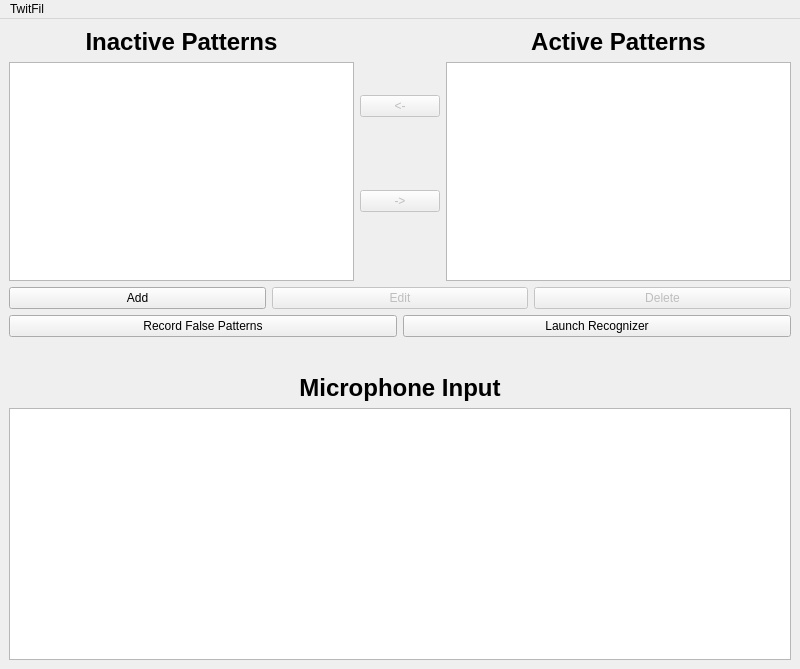
<?xml version="1.0" encoding="UTF-8"?>
<ui version="4.0">
 <class>MainWindow</class>
 <widget class="QMainWindow" name="MainWindow">
  <property name="geometry">
   <rect>
    <x>0</x>
    <y>0</y>
    <width>800</width>
    <height>669</height>
   </rect>
  </property>
  <property name="windowTitle">
   <string>TwitFil</string>
  </property>
  <widget class="QWidget" name="centralwidget">
   <layout class="QVBoxLayout" name="verticalLayout">
    <item>
     <layout class="QVBoxLayout" name="mainLayout">
      <property name="spacing">
       <number>-1</number>
      </property>
      <property name="sizeConstraint">
       <enum>QLayout::SetMaximumSize</enum>
      </property>
      <item>
       <layout class="QHBoxLayout" name="patternLayout">
        <property name="sizeConstraint">
         <enum>QLayout::SetDefaultConstraint</enum>
        </property>
        <item>
         <layout class="QVBoxLayout" name="inactivePatternLayout">
          <property name="sizeConstraint">
           <enum>QLayout::SetDefaultConstraint</enum>
          </property>
          <item>
           <widget class="QLabel" name="inactivePatternsLabel">
            <property name="font">
             <font>
              <pointsize>18</pointsize>
              <weight>75</weight>
              <bold>true</bold>
             </font>
            </property>
            <property name="text">
             <string>Inactive Patterns</string>
            </property>
            <property name="alignment">
             <set>Qt::AlignCenter</set>
            </property>
           </widget>
          </item>
          <item>
           <widget class="QListWidget" name="inactivePatternsWidget"/>
          </item>
         </layout>
        </item>
        <item>
         <layout class="QVBoxLayout" name="patternButtonsLayout">
          <property name="spacing">
           <number>-1</number>
          </property>
          <property name="sizeConstraint">
           <enum>QLayout::SetDefaultConstraint</enum>
          </property>
          <item>
           <widget class="QPushButton" name="deactivatePatternButton">
            <property name="enabled">
             <bool>false</bool>
            </property>
            <property name="text">
             <string>&lt;-</string>
            </property>
           </widget>
          </item>
          <item>
           <widget class="QPushButton" name="activatePatternButton">
            <property name="enabled">
             <bool>false</bool>
            </property>
            <property name="text">
             <string>-&gt;</string>
            </property>
           </widget>
          </item>
         </layout>
        </item>
        <item>
         <layout class="QVBoxLayout" name="activePatternLayout">
          <property name="sizeConstraint">
           <enum>QLayout::SetDefaultConstraint</enum>
          </property>
          <item>
           <widget class="QLabel" name="activePatternsLabel">
            <property name="font">
             <font>
              <pointsize>18</pointsize>
              <weight>75</weight>
              <bold>true</bold>
             </font>
            </property>
            <property name="text">
             <string>Active Patterns</string>
            </property>
            <property name="alignment">
             <set>Qt::AlignCenter</set>
            </property>
           </widget>
          </item>
          <item>
           <widget class="QListWidget" name="activePatternsWidget"/>
          </item>
         </layout>
        </item>
       </layout>
      </item>
      <item>
       <layout class="QHBoxLayout" name="managePatternsLayout">
        <item>
         <widget class="QPushButton" name="addPatternButton">
          <property name="text">
           <string>Add</string>
          </property>
         </widget>
        </item>
        <item>
         <widget class="QPushButton" name="editPatternButton">
          <property name="enabled">
           <bool>false</bool>
          </property>
          <property name="text">
           <string>Edit</string>
          </property>
         </widget>
        </item>
        <item>
         <widget class="QPushButton" name="deletePatternButton">
          <property name="enabled">
           <bool>false</bool>
          </property>
          <property name="text">
           <string>Delete</string>
          </property>
         </widget>
        </item>
       </layout>
      </item>
      <item>
       <layout class="QHBoxLayout" name="mainControlLayout">
        <item>
         <widget class="QPushButton" name="falsePatternButton">
          <property name="text">
           <string>Record False Patterns</string>
          </property>
         </widget>
        </item>
        <item>
         <widget class="QPushButton" name="toggleRecognizerButton">
          <property name="enabled">
           <bool>true</bool>
          </property>
          <property name="text">
           <string>Launch Recognizer</string>
          </property>
         </widget>
        </item>
       </layout>
      </item>
      <item>
       <widget class="QWidget" name="micStatusWidget" native="true">
        <property name="sizePolicy">
         <sizepolicy hsizetype="Preferred" vsizetype="Fixed">
          <horstretch>0</horstretch>
          <verstretch>0</verstretch>
         </sizepolicy>
        </property>
        <property name="minimumSize">
         <size>
          <width>0</width>
          <height>15</height>
         </size>
        </property>
        <property name="baseSize">
         <size>
          <width>0</width>
          <height>15</height>
         </size>
        </property>
        <property name="autoFillBackground">
         <bool>true</bool>
        </property>
       </widget>
      </item>
      <item>
       <spacer name="verticalSpacer">
        <property name="orientation">
         <enum>Qt::Vertical</enum>
        </property>
        <property name="sizeType">
         <enum>QSizePolicy::Preferred</enum>
        </property>
        <property name="sizeHint" stdset="0">
         <size>
          <width>20</width>
          <height>10</height>
         </size>
        </property>
       </spacer>
      </item>
      <item>
       <widget class="QLabel" name="micInputLabel">
        <property name="font">
         <font>
          <pointsize>18</pointsize>
          <weight>75</weight>
          <bold>true</bold>
         </font>
        </property>
        <property name="text">
         <string>Microphone Input</string>
        </property>
        <property name="alignment">
         <set>Qt::AlignCenter</set>
        </property>
       </widget>
      </item>
      <item>
       <widget class="IODevicePlotterWidget" name="micInputGraph"/>
      </item>
     </layout>
    </item>
   </layout>
  </widget>
  <widget class="QMenuBar" name="menubar">
   <property name="geometry">
    <rect>
     <x>0</x>
     <y>0</y>
     <width>800</width>
     <height>24</height>
    </rect>
   </property>
   <widget class="QMenu" name="menuTwitFil">
    <property name="title">
     <string>TwitFil</string>
    </property>
   </widget>
   <addaction name="menuTwitFil"/>
  </widget>
 </widget>
 <customwidgets>
  <customwidget>
   <class>IODevicePlotterWidget</class>
   <extends>QGraphicsView</extends>
   <header location="global">iodeviceplotterwidget.h</header>
  </customwidget>
 </customwidgets>
 <tabstops>
  <tabstop>addPatternButton</tabstop>
  <tabstop>editPatternButton</tabstop>
  <tabstop>deletePatternButton</tabstop>
  <tabstop>activatePatternButton</tabstop>
  <tabstop>deactivatePatternButton</tabstop>
  <tabstop>inactivePatternsWidget</tabstop>
  <tabstop>activePatternsWidget</tabstop>
 </tabstops>
 <resources/>
 <connections>
  <connection>
   <sender>MainWindow</sender>
   <signal>editButtonEnabledChanged(bool)</signal>
   <receiver>deletePatternButton</receiver>
   <slot>setEnabled(bool)</slot>
   <hints>
    <hint type="sourcelabel">
     <x>791</x>
     <y>385</y>
    </hint>
    <hint type="destinationlabel">
     <x>639</x>
     <y>324</y>
    </hint>
   </hints>
  </connection>
  <connection>
   <sender>MainWindow</sender>
   <signal>editButtonEnabledChanged(bool)</signal>
   <receiver>editPatternButton</receiver>
   <slot>setEnabled(bool)</slot>
   <hints>
    <hint type="sourcelabel">
     <x>459</x>
     <y>657</y>
    </hint>
    <hint type="destinationlabel">
     <x>406</x>
     <y>332</y>
    </hint>
   </hints>
  </connection>
  <connection>
   <sender>inactivePatternsWidget</sender>
   <signal>itemClicked(QListWidgetItem*)</signal>
   <receiver>activePatternsWidget</receiver>
   <slot>clearSelection()</slot>
   <hints>
    <hint type="sourcelabel">
     <x>325</x>
     <y>155</y>
    </hint>
    <hint type="destinationlabel">
     <x>471</x>
     <y>153</y>
    </hint>
   </hints>
  </connection>
  <connection>
   <sender>activePatternsWidget</sender>
   <signal>itemClicked(QListWidgetItem*)</signal>
   <receiver>inactivePatternsWidget</receiver>
   <slot>clearSelection()</slot>
   <hints>
    <hint type="sourcelabel">
     <x>478</x>
     <y>215</y>
    </hint>
    <hint type="destinationlabel">
     <x>326</x>
     <y>217</y>
    </hint>
   </hints>
  </connection>
  <connection>
   <sender>MainWindow</sender>
   <signal>toActiveButtonEnabledChanged(bool)</signal>
   <receiver>activatePatternButton</receiver>
   <slot>setEnabled(bool)</slot>
   <hints>
    <hint type="sourcelabel">
     <x>322</x>
     <y>661</y>
    </hint>
    <hint type="destinationlabel">
     <x>399</x>
     <y>208</y>
    </hint>
   </hints>
  </connection>
  <connection>
   <sender>MainWindow</sender>
   <signal>toInactiveButtonEnabledChanged(bool)</signal>
   <receiver>deactivatePatternButton</receiver>
   <slot>setEnabled(bool)</slot>
   <hints>
    <hint type="sourcelabel">
     <x>370</x>
     <y>34</y>
    </hint>
    <hint type="destinationlabel">
     <x>385</x>
     <y>111</y>
    </hint>
   </hints>
  </connection>
  <connection>
   <sender>MainWindow</sender>
   <signal>recognizerButtonEnabledChanged(bool)</signal>
   <receiver>toggleRecognizerButton</receiver>
   <slot>setEnabled(bool)</slot>
   <hints>
    <hint type="sourcelabel">
     <x>399</x>
     <y>334</y>
    </hint>
    <hint type="destinationlabel">
     <x>593</x>
     <y>330</y>
    </hint>
   </hints>
  </connection>
 </connections>
 <slots>
  <signal>toInactiveButtonEnabledChanged(bool)</signal>
  <signal>toActiveButtonEnabledChanged(bool)</signal>
  <signal>editButtonEnabledChanged(bool)</signal>
  <signal>recognizerButtonEnabledChanged(bool)</signal>
 </slots>
</ui>
